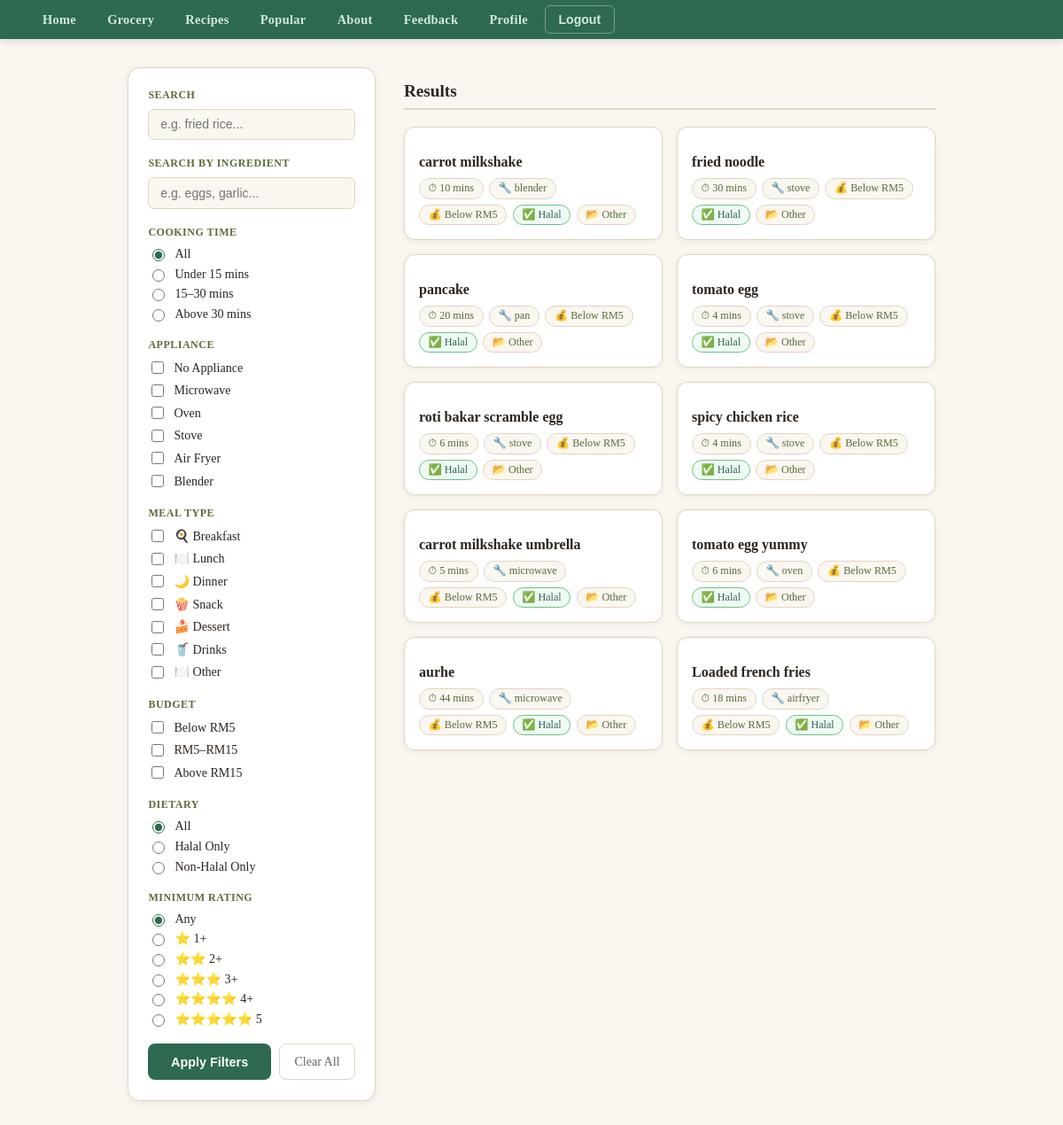
Screenshot of /filter/ (signed in) with the database file from the repository.
### pages/models.py (models this page shows, shortened)
class Recipe(models.Model):
    BUDGET_CHOICES = [
        ('low',    'Below RM5'),
        ('medium', 'RM5 – RM15'),
        ('high',   'Above RM15'),
    ]
    MEAL_TYPE_CHOICES = [
    ('breakfast', 'Breakfast'),
    ('lunch',     'Lunch'),
    ('dinner',    'Dinner'),
    ('snack',     'Snack'),
    ('dessert',   'Dessert'),
    ('drinks',    'Drinks'),
    ('other',     'Other'),
    ]
    meal_type = models.CharField(max_length=20, choices=MEAL_TYPE_CHOICES, default='other')
    name         = models.CharField(max_length=100)
    ingredients  = models.ManyToManyField(
        Ingredient,
        blank=True,
        related_name='recipes'
    )
    cooking_time = models.IntegerField()
    appliance    = models.CharField(max_length=100)
    instructions = models.TextField()
    image_url    = models.URLField(max_length=500, null=True, blank=True)
    is_halal     = models.BooleanField(default=True)
    budget       = models.CharField(
        max_length=10, choices=BUDGET_CHOICES, default='low'
    )
    filters      = models.ManyToManyField(RecipeFilter, blank=True)
    user         = models.ForeignKey(
        'pages.AppUser',
        on_delete=models.CASCADE,
        related_name='recipes'
    )
    def __str__(self):
        return self.name

### pages/views.py (the view)
# urls.py: path("filter/",                  views.recipe_filter, name="recipe_filter"),
def recipe_filter(request):
    recipes = Recipe.objects.all()
    search = request.GET.get('search', '')
    if search:
        recipes = recipes.filter(name__icontains=search)
    selected_appliances = request.GET.getlist('appliance')
    if selected_appliances:
        recipes = recipes.filter(appliance__in=selected_appliances)
    time = request.GET.get('time', '')
    if time == 'quick':
        recipes = recipes.filter(cooking_time__lt=15)
    elif time == 'medium':
        recipes = recipes.filter(cooking_time__gte=15, cooking_time__lte=30)
    elif time == 'long':
        recipes = recipes.filter(cooking_time__gt=30)
    halal = request.GET.get('halal', '')
    if halal == 'true':
        recipes = recipes.filter(is_halal=True)
    elif halal == 'false':
        recipes = recipes.filter(is_halal=False)
    selected_budgets = request.GET.getlist('budget')
    if selected_budgets:
        recipes = recipes.filter(budget__in=selected_budgets)
    selected_meal_types = request.GET.getlist('meal_type')
    if selected_meal_types:
        recipes = recipes.filter(meal_type__in=selected_meal_types)
    min_rating = request.GET.get('min_rating', '')
    if min_rating:
        from django.db.models import Avg
        recipes = recipes.annotate(
            avg_stars=Avg('ratings__stars')
        ).filter(avg_stars__gte=float(min_rating))
    return render(request, 'pages/recipe_filter.html', {
        'recipes': recipes,
        'selected_appliances': request.GET.getlist('appliance'),
        'selected_budgets':    request.GET.getlist('budget'),
        'selected_meal_types': request.GET.getlist('meal_type'),})

### pages/templates/pages/recipe_filter.html (shortened to what this page needs)
{% extends 'pages/base.html' %}
{% block content %}
<main class="recipe_filter">
  <form method="GET" action="{% url 'recipe_filter' %}" class="filter_form">
    <div class="filter_group">
      <label class="filter_label">Search</label>
      <input
        type="text"
        name="search"
        class="filter_input"
        placeholder="e.g. fried rice..."
        value="{{ request.GET.search }}"
      >
    </div>
    <div class="filter_group">
      <label class="filter_label">Search by Ingredient</label>
      <input
        type="text"
        name="ingredient"
        class="filter_input"
        placeholder="e.g. eggs, garlic..."
        value="{{ request.GET.ingredient }}"
      >
    </div>
    <div class="filter_group">
      <label class="filter_label">Cooking Time</label>
      <div class="filter_options">
        <label class="filter_check">
          <input type="radio" name="time" value=""
            {% if not request.GET.time %}checked{% endif %}> All
        </label>
        <label class="filter_check">
          <input type="radio" name="time" value="quick"
            {% if request.GET.time == 'quick' %}checked{% endif %}> Under 15 mins
        </label>
        <label class="filter_check">
          <input type="radio" name="time" value="medium"
            {% if request.GET.time == 'medium' %}checked{% endif %}> 15–30 mins
        </label>
        <label class="filter_check">
          <input type="radio" name="time" value="long"
            {% if request.GET.time == 'long' %}checked{% endif %}> Above 30 mins
        </label>
      </div>
    </div>
    <div class="filter_group">
      <label class="filter_label">Appliance</label>
      <div class="filter_options">
        <label class="filter_check"><input type="checkbox" name="appliance" value="none" {% if 'none' in selected_appliances %}checked{% endif %}> No Appliance</label>
        <label class="filter_check"><input type="checkbox" name="appliance" value="microwave" {% if 'microwave' in selected_appliances %}checked{% endif %}> Microwave</label>
        <label class="filter_check"><input type="checkbox" name="appliance" value="oven" {% if 'oven' in selected_appliances %}checked{% endif %}> Oven</label>
        <label class="filter_check"><input type="checkbox" name="appliance" value="stove" {% if 'stove' in selected_appliances %}checked{% endif %}> Stove</label>
        <label class="filter_check"><input type="checkbox" name="appliance" value="airfryer" {% if 'airfryer' in selected_appliances %}checked{% endif %}> Air Fryer</label>
        <label class="filter_check"><input type="checkbox" name="appliance" value="blender" {% if 'blender' in selected_appliances %}checked{% endif %}> Blender</label>
      </div>
    </div>
    <div class="filter_group">
      <label class="filter_label">Meal Type</label>
      <div class="filter_options">
        <label class="filter_check"><input type="checkbox" name="meal_type" value="breakfast"{% if 'breakfast' in selected_meal_types %}checked{% endif %}> 🍳 Breakfast</label>
        <label class="filter_check"><input type="checkbox" name="meal_type" value="lunch"{% if 'lunch' in selected_meal_types %}checked{% endif %}> 🍽️ Lunch</label>
        <label class="filter_check"><input type="checkbox" name="meal_type" value="dinner"{% if 'dinner' in selected_meal_types %}checked{% endif %}> 🌙 Dinner</label>
        <label class="filter_check"><input type="checkbox" name="meal_type" value="snack"{% if 'snack' in selected_meal_types %}checked{% endif %}> 🍿 Snack</label>
        <label class="filter_check"><input type="checkbox" name="meal_type" value="dessert"{% if 'dessert' in selected_meal_types %}checked{% endif %}> 🍰 Dessert</label>
        <label class="filter_check"><input type="checkbox" name="meal_type" value="drinks" {% if 'drinks' in selected_meal_types %}checked{% endif %}> 🥤 Drinks</label>
        <label class="filter_check"><input type="checkbox" name="meal_type" value="other" {% if 'other' in selected_meal_types %}checked{% endif %}> 🍽️ Other</label>
      </div>
    </div>
    <div class="filter_group">
      <label class="filter_label">Budget</label>
      <div class="filter_options">
        <label class="filter_check"><input type="checkbox" name="budget" value="low" {% if 'low' in selected_budgets %}checked{% endif %}> Below RM5</label>
        <label class="filter_check"><input type="checkbox" name="budget" value="medium" {% if 'medium' in selected_budgets %}checked{% endif %}> RM5–RM15</label>
        <label class="filter_check"><input type="checkbox" name="budget" value="high" {% if 'high' in selected_budgets %}checked{% endif %}> Above RM15</label>
      </div>
    </div>
    <div class="filter_group">
      <label class="filter_label">Dietary</label>
      <div class="filter_options">
        <label class="filter_check"><input type="radio" name="halal" value="" {% if not request.GET.halal %}checked{% endif %}> All</label>
        <label class="filter_check"><input type="radio" name="halal" value="true" {% if request.GET.halal == "true" %}checked{% endif %}> Halal Only</label>
        <label class="filter_check"><input type="radio" name="halal" value="false" {% if request.GET.halal == "false" %}checked{% endif %}> Non-Halal Only</label>
      </div>
    </div>
    <div class="filter_group">
      <label class="filter_label">Minimum Rating</label>
      <div class="filter_options">
        <label class="filter_check"><input type="radio" name="min_rating" value="" {% if not request.GET.min_rating %}checked{% endif %}> Any</label>
        <label class="filter_check"><input type="radio" name="min_rating" value="1" {% if request.GET.min_rating == '1' %}checked{% endif %}> ⭐ 1+</label>
        <label class="filter_check"><input type="radio" name="min_rating" value="2" {% if request.GET.min_rating == '2' %}checked{% endif %}> ⭐⭐ 2+</label>
        <label class="filter_check"><input type="radio" name="min_rating" value="3" {% if request.GET.min_rating == '3' %}checked{% endif %}> ⭐⭐⭐ 3+</label>
        <label class="filter_check"><input type="radio" name="min_rating" value="4" {% if request.GET.min_rating == '4' %}checked{% endif %}> ⭐⭐⭐⭐ 4+</label>
        <label class="filter_check"><input type="radio" name="min_rating" value="5" {% if request.GET.min_rating == '5' %}checked{% endif %}> ⭐⭐⭐⭐⭐ 5</label>
        </div>
    </div>
    <div class="filter_buttons">
      <button type="submit" class="btn_apply">Apply Filters</button>
      <a href="{% url 'recipe_filter' %}" class="btn_clear">Clear All</a>
    </div>
  </form>
  <section class="filter_results">
    <h2 class="results_title">Results</h2>
    <div class="recipe_cards">
      {% for recipe in recipes %}
        <article class="card" onclick="window.location.href='{% url 'recipe_detail' recipe.id %}'" style="cursor:pointer;">
          <div class="card_body">
            <h2 class="card_title">{{ recipe.name }}</h2>
            <div class="card_tags">
              <span class="recipe_time">⏱ {{ recipe.cooking_time }} mins</span>
              <span class="recipe_appliance">🔧 {{ recipe.appliance }}</span>
              <span class="recipe_budget">💰 {{ recipe.get_budget_display }}</span>
              {% if recipe.is_halal %}
                <span class="recipe_halal">✅ Halal</span>
              {% else %}
                <span class="recipe_nonhalal">❌ Non-Halal</span>
              {% endif %}
              <span class="recipe_meal_type">📂 {{ recipe.get_meal_type_display }}</span>
            </div>
          </div>
        </article>
      {% empty %}
        <p class="no_results">No recipes match your filters.</p>
      {% endfor %}
    </div>
  </section>
</main>
{% endblock %}

### pages/templates/pages/base.html (style rules this page uses)
:root { --cream: #faf6f0; --tan: #e0d5c1; --brown: #2c2520; --green: #6ac383; --green-mid: #96D4AA; --green-dark: #2d6a4f; --olive: #5c6b3a; --amber: #8a5a00; }
*, *::before, *::after { box-sizing: border-box; }
body { font-family: 'Georgia', serif; background: var(--cream); color: var(--brown); margin: 0; min-height: 100vh; }
h1, h2, h3 { color: var(--brown); }
a { color: var(--green-dark); }
main { padding: 2rem; max-width: 960px; margin: 0 auto; }
.card { background: #fff; border: 1.5px solid var(--tan); border-radius: 12px; overflow: hidden; box-shadow: 0 2px 8px rgba(44,37,32,0.07); }
.recipe_cards { display: grid; grid-template-columns: repeat(auto-fill, minmax(250px, 1fr)); gap: 20px; }

### pages/templates/pages/recipe_filter.html (style rules this page uses)
.recipe_filter { max-width: 960px; margin: 2rem auto; padding: 0 1.5rem 4rem; display: grid; grid-template-columns: 280px 1fr; gap: 2rem; align-items: start; }
.filter_form { background: #fff; border: 1.5px solid var(--tan); border-radius: 14px; padding: 1.4rem; position: sticky; top: 1rem; box-shadow: 0 2px 10px rgba(44,37,32,0.07); }
.filter_group { margin-bottom: 1.2rem; }
.filter_label { display: block; font-size: 0.75rem; font-weight: 700; color: var(--olive); text-transform: uppercase; letter-spacing: 0.5px; margin-bottom: 0.5rem; }
.filter_input { width: 100%; padding: 0.55rem 0.8rem; border: 1.5px solid var(--tan); border-radius: 7px; font-size: 0.88rem; color: var(--brown); outline: none; background: var(--cream); transition: border-color 0.2s; }
.filter_options { display: flex; flex-direction: column; gap: 0.35rem; }
.filter_check { display: flex; align-items: center; gap: 0.5rem; font-size: 0.88rem; color: var(--brown); cursor: pointer; }
.filter_check input[type="radio"], .filter_check input[type="checkbox"] { accent-color: var(--green-dark); width: 14px; height: 14px; }
.filter_buttons { display: flex; gap: 0.6rem; margin-top: 1.2rem; flex-wrap: wrap; }
.btn_apply { flex: 1; padding: 0.7rem 1rem; background: var(--green-dark); color: #fff; border: none; border-radius: 8px; font-size: 0.9rem; font-weight: 700; cursor: pointer; transition: background 0.2s; }
.btn_clear { padding: 0.7rem 1rem; background: #fff; color: #666; border: 1.5px solid var(--tan); border-radius: 8px; font-size: 0.88rem; text-decoration: none; transition: border-color 0.2s; }
.results_title { font-size: 1.2rem; font-weight: 800; color: var(--brown); margin-bottom: 1.2rem; padding-bottom: 0.5rem; border-bottom: 2px solid var(--tan); }
.recipe_cards { display: grid; grid-template-columns: repeat(auto-fill, minmax(220px,1fr)); gap: 1rem; }
.card { background: #fff; border: 1.5px solid var(--tan); border-radius: 12px; overflow: hidden; box-shadow: 0 2px 6px rgba(44,37,32,0.06); transition: box-shadow 0.2s, transform 0.15s; cursor: pointer; }
.card_body { padding: 1rem; }
.card_title { font-size: 1rem; font-weight: 700; color: var(--brown); margin-bottom: 0.6rem; }
.card_tags { display: flex; flex-wrap: wrap; gap: 0.4rem; font-size: 0.76rem; }
.card_tags span { background: var(--cream); border: 1px solid var(--tan); border-radius: 20px; padding: 0.2rem 0.6rem; color: var(--olive); }
.recipe_halal { border-color: var(--green) !important; color: var(--green-dark) !important; background: #f0faf4 !important; }

### rows the page displays
Recipe: name "carrot milkshake", cooking_time "10", appliance "blender", budget "Below RM5", is_halal "✅ Halal", meal_type "Other"
Recipe: name "fried noodle", cooking_time "30", appliance "stove", budget "Below RM5", is_halal "✅ Halal", meal_type "Other"
Recipe: name "pancake", cooking_time "20", appliance "pan", budget "Below RM5", is_halal "✅ Halal", meal_type "Other"
Recipe: name "tomato egg", cooking_time "4", appliance "stove", budget "Below RM5", is_halal "✅ Halal", meal_type "Other"
Recipe: name "roti bakar scramble egg", cooking_time "6", appliance "stove", budget "Below RM5", is_halal "✅ Halal", meal_type "Other"
Recipe: name "spicy chicken rice", cooking_time "4", appliance "stove", budget "Below RM5", is_halal "✅ Halal", meal_type "Other"
Recipe: name "carrot milkshake umbrella", cooking_time "5", appliance "microwave", budget "Below RM5", is_halal "✅ Halal", meal_type "Other"
Recipe: name "tomato egg yummy", cooking_time "6", appliance "oven", budget "Below RM5", is_halal "✅ Halal", meal_type "Other"
Recipe: name "aurhe", cooking_time "44", appliance "microwave", budget "Below RM5", is_halal "✅ Halal", meal_type "Other"
Recipe: name "Loaded french fries", cooking_time "18", appliance "airfryer", budget "Below RM5", is_halal "✅ Halal", meal_type "Other"
